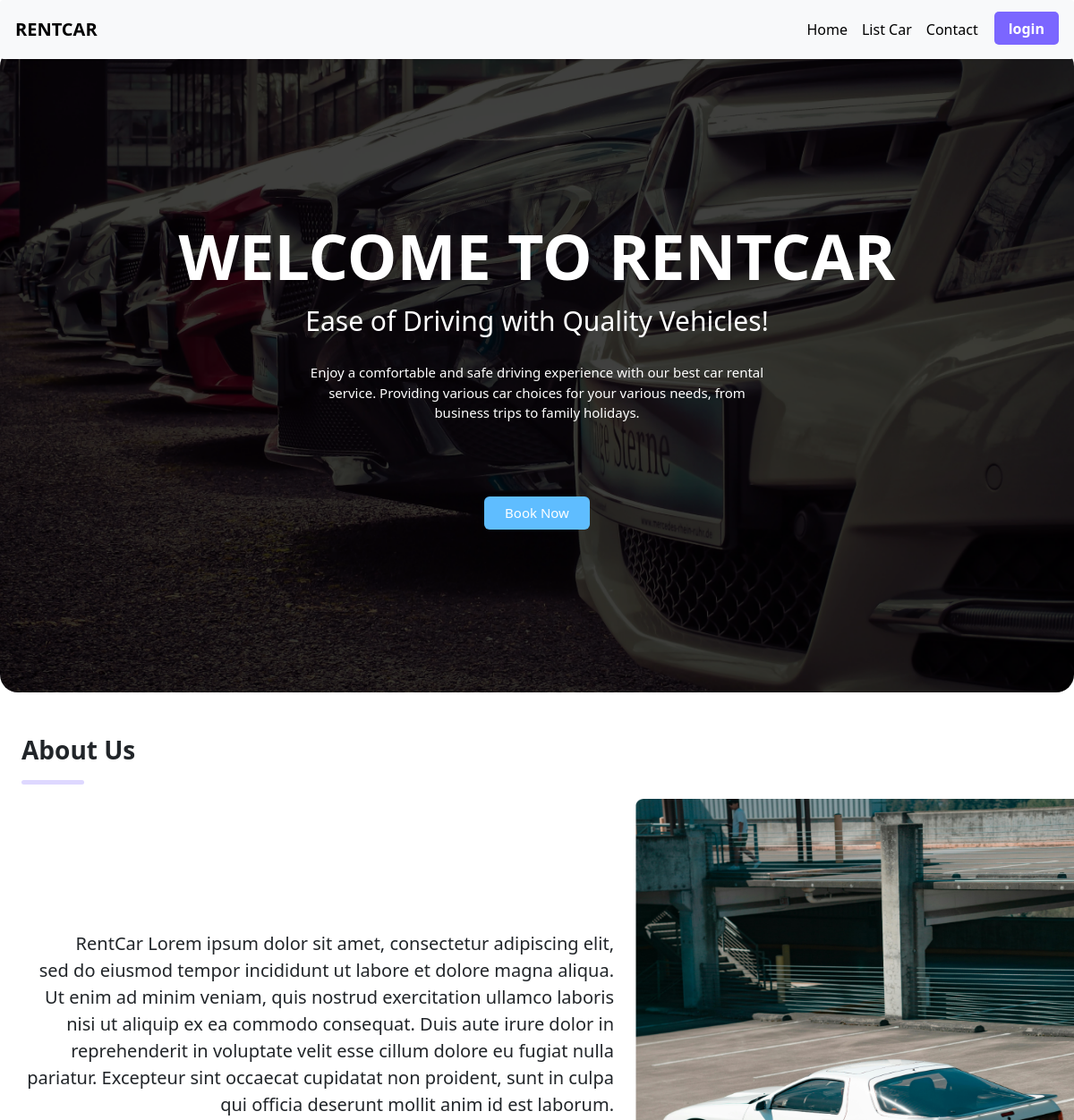
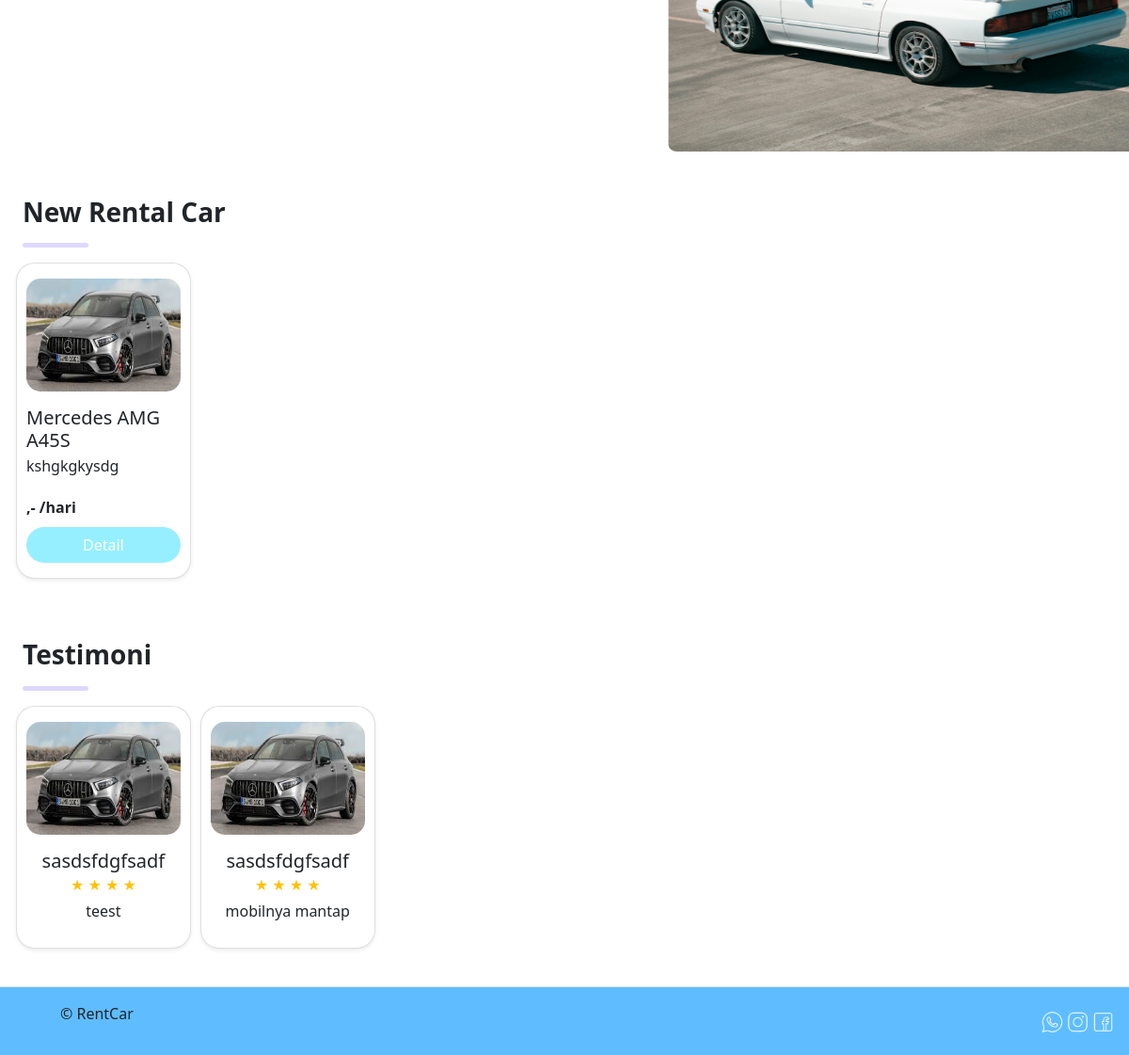
The page / on the database its author committed (2 pictures, top to bottom).
### mobil/models.py (models this page shows, shortened)
class Mobils(models.Model):
    TRANSMISSION = [
        ('Manual', 'Manual'),
        ('Automatic', 'Automatic'),
    ]
    TYPE_CAR = [
        ('Convertible','Convertible'),
        ('Coupe','Coupe'),
        ('Sedan','Sedan'),
        ('Hatchback','Hatchback'),
        ('SUV','SUV'),
        ('MPV','MPV'),
    ]
    name = models.CharField(max_length=100)
    stock = models.PositiveIntegerField()
    image1 = models.ImageField(upload_to="images/")
    image2 = models.ImageField(upload_to="images/")
    image3 = models.ImageField(upload_to="images/")
    pricePerDay = models.IntegerField()
    transmission = models.CharField(max_length=10, choices=TRANSMISSION)
    typeCar = models.CharField(max_length=20, choices=TYPE_CAR)
    description = models.CharField(max_length=150)
    seat = models.CharField(max_length=10)
    created_at = models.DateTimeField(auto_now_add=True)
    updated_at = models.DateTimeField(auto_now=True)

### testi/models.py (models this page shows)
class TestimonialRating(models.Model):
    id_mobil = models.ForeignKey(Mobils, on_delete=models.CASCADE)
    id_user = models.ForeignKey(User, on_delete=models.CASCADE)
    id_return_order = models.ForeignKey(ReturnOrder, on_delete=models.CASCADE, default=1)
    contentTestimonial = models.CharField(max_length=200)
    rating = models.IntegerField(blank=True, default=0)
    created_at = models.DateTimeField(auto_now_add=True)
    updated_at = models.DateField(auto_now=True)

### user/models.py (models this page shows, shortened)
class User(AbstractUser):
    role_list = (
        (ADMIN, 'Admin'),
        (USER, 'User')
    )
    email = models.EmailField(max_length=255, unique=True)  # Set max_length to 255 and make email unique
    username = models.CharField(max_length=50, unique=True)
    role = models.CharField(max_length=100, choices=role_list, default=USER)
    text_password = models.CharField(max_length=100, blank=True, null=True)
    USERNAME_FIELD = 'username'
    REQUIRED_FIELDS = ['first_name', 'last_name', 'email']

### RentalMobil/views.py (the view)
# urls.py: 2. Add a URL to urlpatterns:  path('', views.home, name='home')
def home(request):
    mobils = Mobils.objects.all()
    ratings = TestimonialRating.objects.all()
    current_user = request.user
    for mobil in mobils:
        mobil.pricePerDay = currency(mobil.pricePerDay)
    return render(request, './user/home.html', {'current_user': current_user, 'mobils': mobils, 'ratings':ratings})

### utils/currency.py (called while the page is built)
def currency(amount):
    try:
        amount = Decimal(amount)
        return format_currency(amount, 'IDR', locale='id_ID')
    except (InvalidOperation, TypeError, ValueError):
        return "Invalid amount"

### templates/user/home.html (shortened to what this page needs)
{% extends '../base.html' %}
{% load static %}
{% block headers %}
<link href="{% static 'css/user/home.css' %}" rel="stylesheet" type="text/css">
{% endblock headers %}
{% block contents %}
{% include '../partials/navbarUser.html' %}
<main style="margin-top: 4.5%">
  <div class="row">
  <div class="hero-section rounded-4 d-flex justify-content-center align-items-center text-center flex-column">
    <div class="header"><b>WELCOME TO RENTCAR</b></div>
    <div class="subheader">Ease of Driving with Quality Vehicles!</div>
    <div class="mt-4 desc">Enjoy a comfortable and safe driving experience with our best car rental
      service. Providing various car choices for your various needs,
      from business trips to family holidays.</div>
    <a href="{% url 'mobil:listCar' %}" class="btn btn-reserved fw-medium shadow-none">Book Now</a>
  </div>
  <div class="sections">
    <h3 class="fw-bold mt-5">About Us</h3>
    <hr class="line rounded-4">
    <div class="about">
      <div class="row">
        <div class="col-md-7 d-flex justify-content-center align-items-center">
          <p style="text-indent: 45px;">RentCar Lorem ipsum dolor sit amet,
            consectetur adipiscing elit, sed do eiusmod tempor incididunt
            ut labore et dolore magna aliqua. Ut enim ad minim veniam,
            quis nostrud exercitation ullamco laboris nisi ut aliquip ex ea
            commodo consequat. Duis aute irure dolor in reprehenderit
            in voluptate velit esse cillum dolore eu fugiat nulla pariatur.
            Excepteur sint occaecat cupidatat non proident, sunt in culpa
            qui officia deserunt mollit anim id est laborum.</p>
        </div>
        <div class="col-md-5">
          <img src="{% static 'img/about.png' %}" width="500px" height="520px" alt="" class="rounded-4">
        </div>
      </div>
    </div>
  </div>
  <div class="sections">
    <h3 class="fw-bold mt-5">New Rental Car</h3>
    <hr class="line rounded-4">
    <div class="newCar">
      <div class="row justify-content-start">
        {% for mobil in mobils %}
        <div class="card mb-3 shadow-sm" style="width: 15.80%; margin: 0 5px">
          <img src="{{mobil.image1.url}}" class="card-img-top mt-3" alt="..." style="height: 120px; ">
          <div class="card-body">
            <h5 class="card-title">{{mobil.name}}</h5>
            <p class="card-text">{{mobil.description }}</p>
            <p><b>{{mobil.pricePerDay}},- /hari</b></p>
            <a href="{% url 'mobil:detailCar' mobil_id=mobil.id %}"
              class="btn shadow-none description-button w-100">Detail</a>
          </div>
        </div>
        {% endfor %}
      </div>
    </div>
  </div>
  <div class="sections">
    <h3 class="fw-bold mt-5">Testimoni</h3>
    <hr class="line rounded-4">
    <div class="newCar">
      <div class="row justify-content-start">
        {% for testi in ratings %}
        <div class="card mb-3 shadow-sm" style="width: 15.80%; margin: 0 5px">
          <img src="{{testi.id_mobil.image1.url}}" class="card-img-top mt-3" alt="..." style="height: 120px; ">
          <div class="card-body text-center">
            <h5 class="card-title">{{ testi.id_user.username}}</h5>
            <p>
              {% with ''|center:testi.rating as range %}
              {% for i in range %}
              <label class="text-warning starate">★</label>
              {% endfor %}
              {% endwith %}
            </p>
            <p class="card-text">{{testi.contentTestimonial}}</p>
          </div>
        </div>
        {% endfor %}
      </div>
    </div>
  </div>
</main>
<footer class="d-flex flex-wrap justify-content-between align-items-center py-3 my-4 border-top">
  <div class="col-md-4 d-flex align-items-center">
    <a href="" class="mb-3 me-2  text-body-secondary text-decoration-none lh-1">
      <svg class="bi" width="40" height="24">
        <use xlink:href="#bootstrap" />
      </svg>
    </a>
    <span class="mb-3  text-body-secondary">&copy; RentCar</span>
  </div>
  <div class="col-md-4 text-end">
    <img src="{% static 'img/wa.png' %}" alt="" width="23px">
    <img src="{% static 'img/instagram.png' %}" alt="" width="23px">
    <img src="{% static 'img/facebook.png' %}" alt="" width="23px">
  </div>
</footer>
{% endblock contents %}

### static/css/user/home.css (style rules this page uses)
html, body { height: 100%; margin: 0; padding: 0; font-family: 'Segoe UI', 'Tahoma', 'Geneva', 'Verdana', 'sans-serif'; }
body { display: flex; flex-direction: column; }
main { flex: 1 0 auto; margin-right: 1%; margin-left: 1%; }
footer { flex-shrink: 0; background: #5FBDFF; width: 100%; text-align: center; padding: 1rem; }
.hero-section { background-image: url('../../img/jumbotron.png'); background-size: cover; background-position: center; border-radius: 20px; height: 90vh; color: white; text-align: center; }
.hero-section .header { font-size: 70px; line-height: 100px; font-weight: 500; }
.hero-section .subheader { font-size: 30px; font-weight: 500; }
.hero-section .desc { width: 45%; font-size: 15px; }
.hero-section .btn-reserved { margin-top: 7%; background-color: #5FBDFF; color: white; font-weight: 500; font-size: 15px; border-radius: 6px; width: 10%; }
.sections { padding-right: 2%; padding-left: 2%; }
.sections .line { width: 70px; height: 5px; background-color: #7B66FF; border-radius: 10px; }
.sections .about .row .col-md-7 { font-weight: 400; font-size: 20px; text-align: right; }
.sections .newCar .row .card { border-radius: 20px; padding-left: 10px; padding-right: 10px; }
.sections .newCar .row .card img { border-radius: 15px; }
.sections .newCar .row .card .card-body { padding-left: 0px; padding-right: 0px; line-height: 10px; }
.row .card .card-body .card-text { padding-left: 0px; padding-right: 0px; line-height: 15px; height: 30px; overflow: clip; }
.sections .newCar .row .card .card-body .description-button { background-color: #96EFFF; color: white; font-weight: 500; border-radius: 20px; }

### rows shown on the page
Mobils: image1 (picture), name "Mercedes AMG A45S", description "kshgkgkysdg"
TestimonialRating: id_mobil.image1 (picture), id_user.username "sasdsfdgfsadf", rating 4 (drawn), contentTestimonial "teest"
TestimonialRating: id_mobil.image1 (picture), id_user.username "sasdsfdgfsadf", rating 4 (drawn), contentTestimonial "mobilnya mantap"
